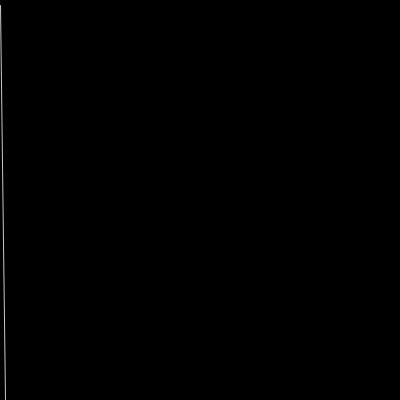
Frame 1 (no input)
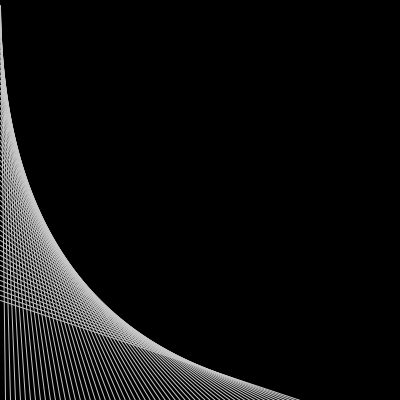
Frame 60 (the mouse pressed at the canvas centre just before this capture)
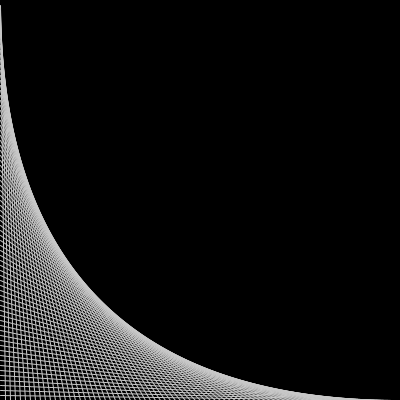
Frame 120 (the mouse held since frame 60 and released just before this capture)

The Processing sketch that drew these frames (run headless with seeded random() and noise(); from frame 60 on, the mouse is pressed at the canvas centre):

// Processing sketch: processing_179634
// ── processing_179634.pde

float x = 0;
float y = 0;

float mag = 5;

void setup() {
  size(400, 400);
  background(0);
  stroke(200);

}

void draw() {
  
  if(x!=width)
  {
   x += mag;
   y += mag;   
   line(0,y,x,height);  
  }
  
  
}
